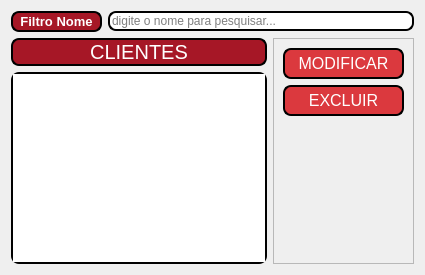
      <widget class="QWidget" name="clientes">
       <layout class="QVBoxLayout" name="verticalLayout_7">
        <item>
         <layout class="QVBoxLayout" name="verticalLayout_2">
          <item>
           <layout class="QHBoxLayout" name="horizontalLayout_3">
            <item>
             <widget class="QLabel" name="label_22">
              <property name="minimumSize">
               <size>
                <width>91</width>
                <height>21</height>
               </size>
              </property>
              <property name="maximumSize">
               <size>
                <width>91</width>
                <height>21</height>
               </size>
              </property>
              <property name="font">
               <font>
                <pointsize>10</pointsize>
                <weight>75</weight>
                <bold>true</bold>
               </font>
              </property>
              <property name="styleSheet">
               <string notr="true">background-color: rgb(166, 23, 38);
border-radius: 8px;
color: rgb(255, 255, 255);
border-width: 2px;
border-color: black;
border-style: solid;
display: inline-block;</string>
              </property>
              <property name="text">
               <string>Filtro Nome</string>
              </property>
              <property name="alignment">
               <set>Qt::AlignCenter</set>
              </property>
             </widget>
            </item>
            <item>
             <widget class="QLineEdit" name="le_filtro_clientes">
              <property name="styleSheet">
               <string notr="true">border-radius: 8px;
border-width: 2px;
border-color: black;
border-style: solid;
display: inline-block;</string>
              </property>
              <property name="placeholderText">
               <string>digite o nome para pesquisar...</string>
              </property>
             </widget>
            </item>
           </layout>
          </item>
          <item>
           <layout class="QHBoxLayout" name="horizontalLayout_14">
            <item>
             <layout class="QVBoxLayout" name="verticalLayout_27">
              <item>
               <widget class="QLabel" name="label_14">
                <property name="font">
                 <font>
                  <pointsize>15</pointsize>
                 </font>
                </property>
                <property name="styleSheet">
                 <string notr="true">background-color: rgb(166, 23, 38);
border-radius: 8px;
color: rgb(255, 255, 255);
border-width: 2px;
border-color: black;
border-style: solid;
display: inline-block;</string>
                </property>
                <property name="text">
                 <string>CLIENTES</string>
                </property>
                <property name="alignment">
                 <set>Qt::AlignCenter</set>
                </property>
               </widget>
              </item>
              <item>
               <widget class="QTableView" name="tv_clientes">
                <property name="styleSheet">
                 <string notr="true">border-radius: 8px;
border-width: 2px;
border-color: black;
border-style: solid;
display: inline-block;</string>
                </property>
               </widget>
              </item>
             </layout>
            </item>
            <item>
             <widget class="QFrame" name="frame_10">
              <property name="frameShape">
               <enum>QFrame::StyledPanel</enum>
              </property>
              <property name="frameShadow">
               <enum>QFrame::Raised</enum>
              </property>
              <layout class="QVBoxLayout" name="verticalLayout_26">
               <item>
                <widget class="QPushButton" name="bt_modifica_clientes">
                 <property name="minimumSize">
                  <size>
                   <width>121</width>
                   <height>31</height>
                  </size>
                 </property>
                 <property name="maximumSize">
                  <size>
                   <width>121</width>
                   <height>31</height>
                  </size>
                 </property>
                 <property name="font">
                  <font>
                   <pointsize>12</pointsize>
                  </font>
                 </property>
                 <property name="cursor">
                  <cursorShape>PointingHandCursor</cursorShape>
                 </property>
                 <property name="styleSheet">
                  <string notr="true">QPushButton{

background-color: rgb(219, 57, 62);
border-radius: 8px;
color: rgb(255, 255, 255);
border-width: 2px;
border-color: black;
border-style: solid;
display: inline-block;
}

QPushButton:hover{

	
	background-color: rgb(77, 11, 17);
	
	color: rgb(255, 255, 255);

}</string>
                 </property>
                 <property name="text">
                  <string>MODIFICAR</string>
                 </property>
                </widget>
               </item>
               <item>
                <widget class="QPushButton" name="bt_exclui_clientes">
                 <property name="minimumSize">
                  <size>
                   <width>121</width>
                   <height>31</height>
                  </size>
                 </property>
                 <property name="maximumSize">
                  <size>
                   <width>121</width>
                   <height>31</height>
                  </size>
                 </property>
                 <property name="font">
                  <font>
                   <pointsize>12</pointsize>
                  </font>
                 </property>
                 <property name="cursor">
                  <cursorShape>PointingHandCursor</cursorShape>
                 </property>
                 <property name="styleSheet">
                  <string notr="true">QPushButton{

background-color: rgb(219, 57, 62);
border-radius: 8px;
color: rgb(255, 255, 255);
border-width: 2px;
border-color: black;
border-style: solid;
display: inline-block;
}

QPushButton:hover{

	
	background-color: rgb(77, 11, 17);
	
	color: rgb(255, 255, 255);

}</string>
                 </property>
                 <property name="text">
                  <string>EXCLUIR</string>
                 </property>
                </widget>
               </item>
               <item>
                <spacer name="verticalSpacer_2">
                 <property name="orientation">
                  <enum>Qt::Vertical</enum>
                 </property>
                 <property name="sizeHint" stdset="0">
                  <size>
                   <width>20</width>
                   <height>40</height>
                  </size>
                 </property>
                </spacer>
               </item>
              </layout>
             </widget>
            </item>
           </layout>
          </item>
         </layout>
        </item>
       </layout>
      </widget>
